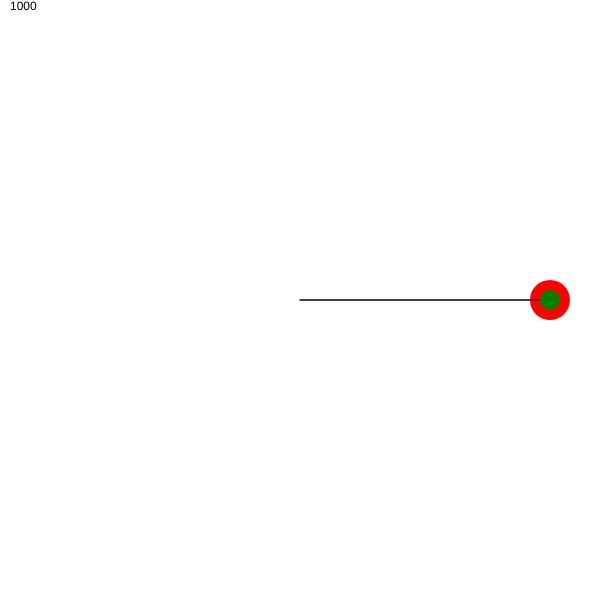
Frame 1 (no input)
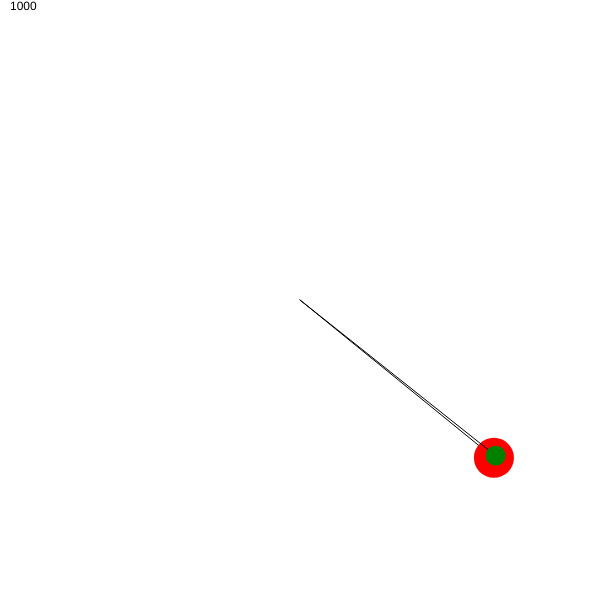
Frame 60 (no input)
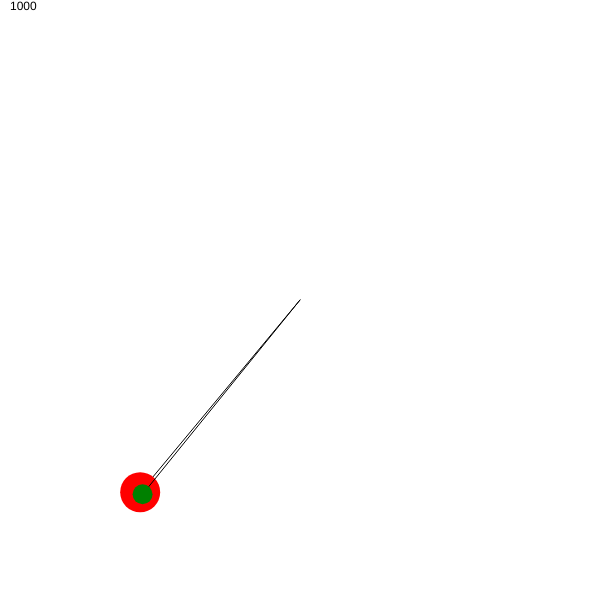
Frame 120 (the mouse pressed at the canvas centre since frame 60)

The p5.js sketch that drew these frames (run headless with seeded random() and noise() and a simulated clock; from frame 60 on, the mouse is pressed at the canvas centre):

// p5.js sketch
// ── sketch.js
let physicsScene = {
    gravity: new p5.Vector(0, 9.8),
    deltaT: 0.1,
    paused: false,
    pendulums: [],
}
const Vector = p5.Vector;

class Rod{
    /**
     * 
     * @param {Vector} fixedPoint 
     * @param {number} length 
     */
    constructor(fixedPoint, length){
        this.fixedPoint = fixedPoint.copy();
        this.length = length;
    }
}

class Mass{
    constructor(radius, m){
        this.r = radius;
        this.m = m || this.r * this.r * Math.PI;
        this.loc = new Vector();
    }
}

class Pendulum{
    /**
     * 
     * @param {Rod} rod 
     * @param {Mass} mass 
     * @param {number} angle 
     */
    constructor(rod, mass, angle){
        this.rod = rod;
        this.mass = mass;
        this.angle = angle;
        this.updateMassLoc();
        this.v = 0; // angular velocity
    }

    updateMassLoc(){
        this.mass.loc.x = this.rod.fixedPoint.x - Math.sin(this.angle) * this.rod.length;
        this.mass.loc.y = this.rod.fixedPoint.y + Math.cos(this.angle) * this.rod.length;
    }

    update(){
        let g = physicsScene.gravity.y;
        let dt = physicsScene.deltaT;
        //angular acceleration for a pendulum
        //a = -g * sin(theta) / R theta is the angle of the pendulum, 0 when vertical
        let acc = - g * Math.sin(this.angle) / this.rod.length;
        this.v += acc * dt;
        this.angle += this.v * dt;
        this.updateMassLoc();
        //console.log(this.angle);
    }

    /**
     * 
     * @param {number} color 
     */
    display(c){
        stroke(0);
        line(this.rod.fixedPoint.x, this.rod.fixedPoint.y, this.mass.loc.x, this.mass.loc.y);
        fill(c);
        noStroke();
        circle(this.mass.loc.x, this.mass.loc.y, this.mass.r * 2);
    }
}

class PBDPendulum{
    /**
     * 
     * @param {Rod} rod 
     * @param {Mass} mass 
     * @param {number} angle 
     */
    constructor(rod, mass, angle){
        this.rod = rod;
        this.mass = mass;
        this.mass.loc.x = this.rod.fixedPoint.x - Math.sin(angle) * this.rod.length;
        this.mass.loc.y = this.rod.fixedPoint.y + Math.cos(angle) * this.rod.length;
        this.v = new Vector();//velocity of the mass
        this.prevMassLoc = this.mass.loc.copy();
    }

    update(){
        let dt = physicsScene.deltaT / steps;
        for (let step = 0; step < steps; step++) {
            this.v.y += physicsScene.gravity.y * dt;
            this.prevMassLoc.x = this.mass.loc.x;
            this.prevMassLoc.y = this.mass.loc.y;
            this.mass.loc.x += this.v.x *dt;
            this.mass.loc.y += this.v.y * dt;

            let dir = Vector.sub(this.mass.loc, this.rod.fixedPoint);
            let len = dir.mag();
            if (len > 0) {
                dir = dir.normalize();
                let lambda = this.rod.length - len;
                this.mass.loc.x += dir.x * lambda;
                this.mass.loc.y += dir.y * lambda;
            }
            this.v.x = (this.mass.loc.x - this.prevMassLoc.x) * (1/dt);
            this.v.y = (this.mass.loc.y - this.prevMassLoc.y) * (1/dt);
        }
    }

    display(c){
        stroke(0);
        line(this.rod.fixedPoint.x, this.rod.fixedPoint.y, this.mass.loc.x, this.mass.loc.y);
        fill(c);
        noStroke();
        circle(this.mass.loc.x, this.mass.loc.y, this.mass.r * 2);
    }
}

let steps = 1000;

function setup(){
    createCanvas(600,600);
    physicsScene.pendulums.push(new Pendulum(new Rod(new Vector(width/2, height/2),250), new Mass(20), -Math.PI / 2));
    physicsScene.pendulums.push(new PBDPendulum(new Rod(new Vector(width/2, height/2),250), new Mass(10), -Math.PI / 2));
    background(255);
    frameRate(60);
}

function draw(){
    background(255);
    fill(0);
    text(steps, 10, 10);
    physicsScene.pendulums[0].display("red");
    physicsScene.pendulums[0].update();
    physicsScene.pendulums[1].display("green");
    physicsScene.pendulums[1].update();
    //noLoop();
}


function mousePressed(){
    loop();
}
